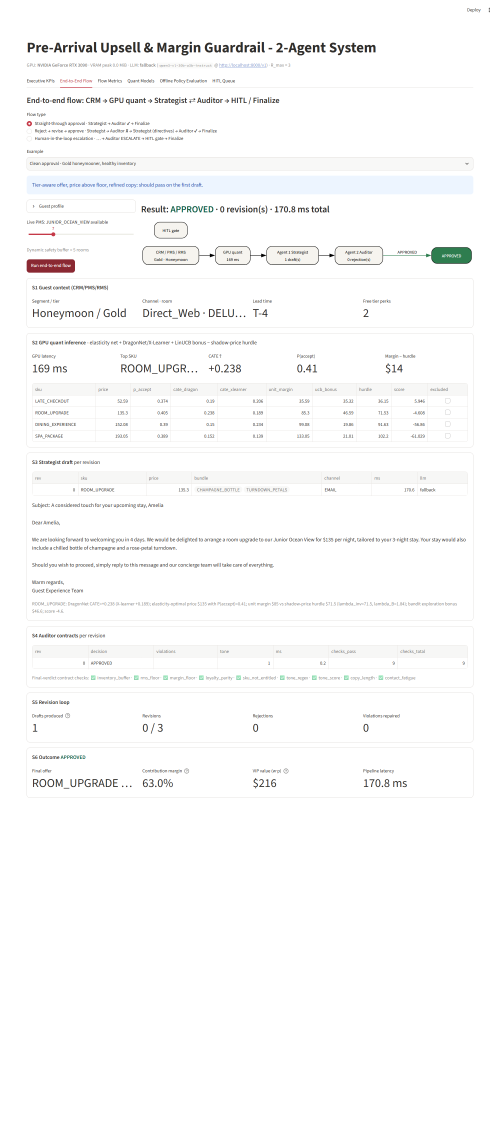
#> input picture agents/MultiAgent_flow_2Agents_Pre-Arrival-Upsell_and_Margin-Guardrail-System/outputs/screenshots/streamlit_flow_clean_approval.png, 1500 x 3400 px (shown at 1/3 size); its folder holds 6 pictures in this run
$ python prep_assets.py
#> lines starting #> are read from the running program, lines starting #| are printed output that depends on the picture
"""Prepare deck assets: per-example cross-model comparison JSON + cropped Streamlit screenshots (top / bottom halves)."""
import json, sys
from pathlib import Path
import numpy as np
from PIL import Image

ROOT = Path(__file__).resolve().parents[1]; sys.path.insert(0, str(ROOT))
OUT = ROOT / "presentation" / "assets"; SH = ROOT / "outputs" / "screenshots"

def crops():
    for ex in ["clean_approval", "corporate_late_checkout", "below_floor_price", "spammy_copy", "last_room_upgrade", "vip_duplicate_perk", "unresolvable_escalation"]:
        im = Image.open(SH / f"streamlit_flow_{ex}.png").convert("RGB"); a = np.asarray(im)
#> in crops, im is the input picture: PIL image 1500x3400 RGB; mean R, G, B 250.7, 250.7, 250.7
        nonwhite = np.where((a < 250).any(axis=(1, 2)))[0]; end = int(nonwhite.max()) + 20
#> after `nonwhite = np.where((a < 250).any(axis=(1, 2)))[0]`: nonwhite = 1939 values from 23 to 2392
#> after `end = int(nonwhite.max()) + 20`: end = 2412
        start = 470                                                      # below tabs/title, at the flow-type selector
        mid = (start + end) // 2; best = mid
#> after `mid = (start + end) // 2`: mid = 1441
#> after `best = mid`: best = 1441
        for d in range(0, 260):                                          # snap split to a fully white gap between panels
            for y in (mid + d, mid - d):
                if (a[y] >= 250).all(): best = y; break
            else: continue
            break
        im.crop((60, start, 1440, best)).save(OUT / f"{ex}_top.png"); im.crop((60, best, 1440, end)).save(OUT / f"{ex}_bot.png")
#> after `im.crop((60, start, 1440, best)).save(OUT / f'{ex}_top.png')`:
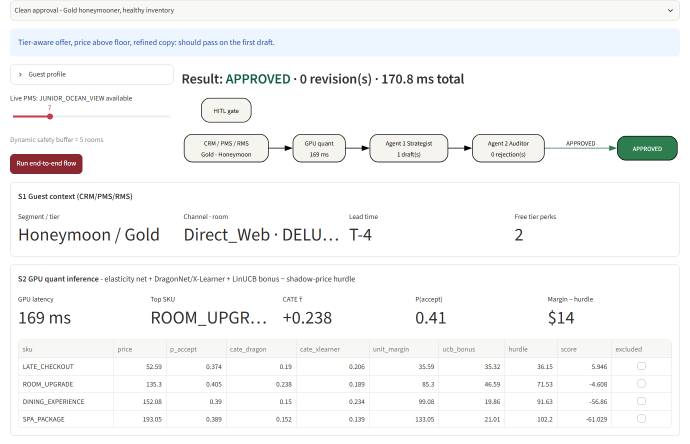
#> saved as clean_approval_top.png: PIL image 1380x887 RGB (shown at 1/2 size); mean R, G, B 246.2, 246.5, 246.7
#> after `im.crop((60, start, 1440, best)).save(OUT / f'{ex}_top.png')`:
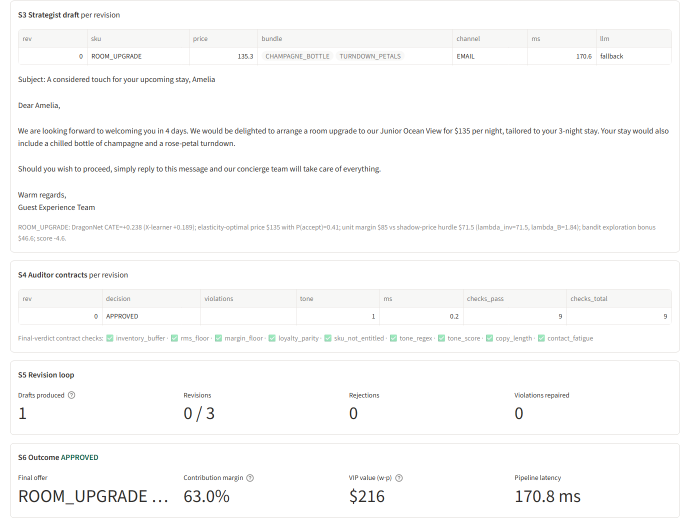
#> saved as clean_approval_bot.png: PIL image 1380x1055 RGB (shown at 1/2 size); mean R, G, B 250.6, 250.6, 250.4
        print(ex, start, best, end)
#| clean_approval 470 1357 2412
#> pass 2 of the loop in crops, `for ex in ["clean_approval", "corporate_late_checkout", "below_floor_p..`:
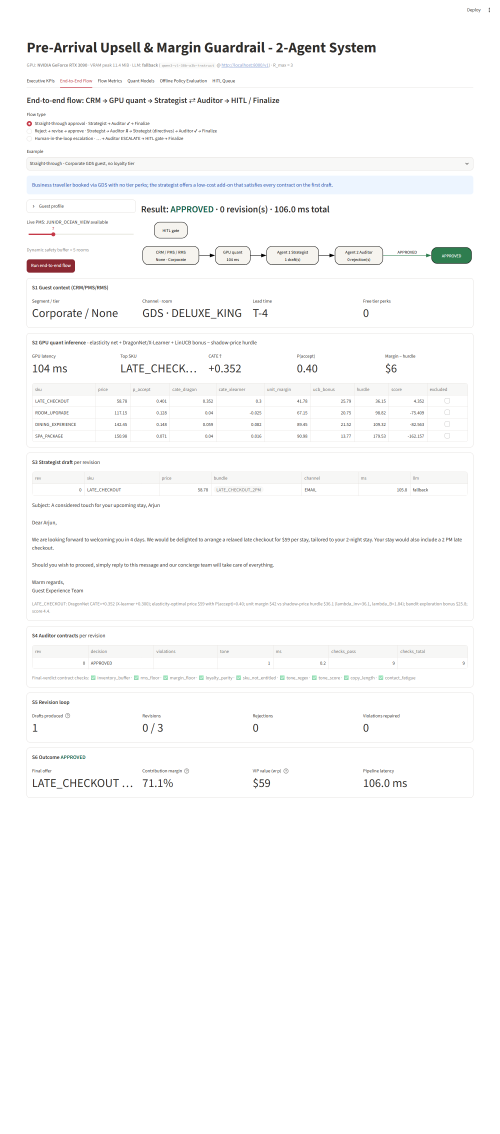
#> input picture agents/MultiAgent_flow_2Agents_Pre-Arrival-Upsell_and_Margin-Guardrail-System/outputs/screenshots/streamlit_flow_corporate_late_checkout.png, 1500 x 3400 px (shown at 1/3 size)
#> in crops, im is the input picture: PIL image 1500x3400 RGB; mean R, G, B 250.7, 250.8, 250.8
#> in crops, `im.crop((60, start, 1440, best)).save(OUT / f'{ex}_top.png')`:
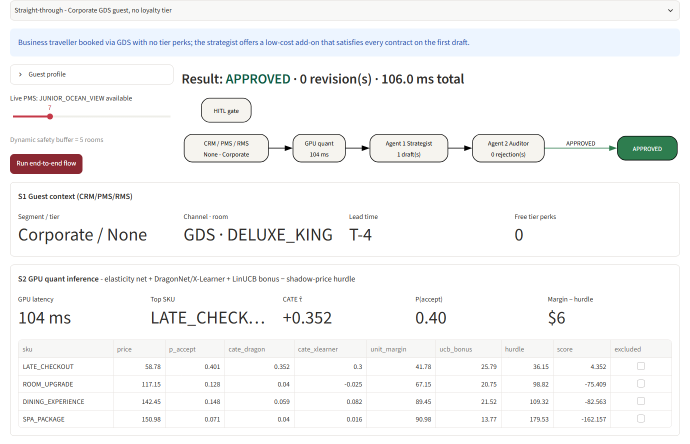
#> saved as corporate_late_checkout_top.png: PIL image 1380x887 RGB (shown at 1/2 size); mean R, G, B 246, 246.4, 246.7
#> in crops, `im.crop((60, start, 1440, best)).save(OUT / f'{ex}_top.png')`:
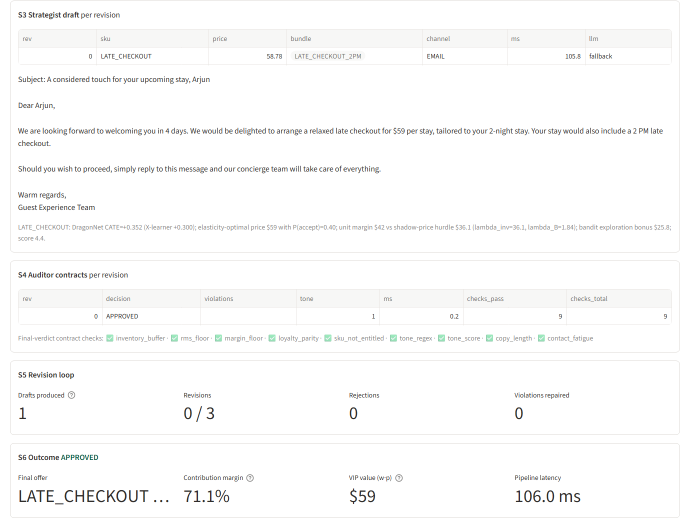
#> saved as corporate_late_checkout_bot.png: PIL image 1380x1055 RGB (shown at 1/2 size); mean R, G, B 250.8, 250.8, 250.6
#| corporate_late_checkout 470 1357 2412
#> pass 3 of the loop in crops, `for ex in ["clean_approval", "corporate_late_checkout", "below_floor_p..`:
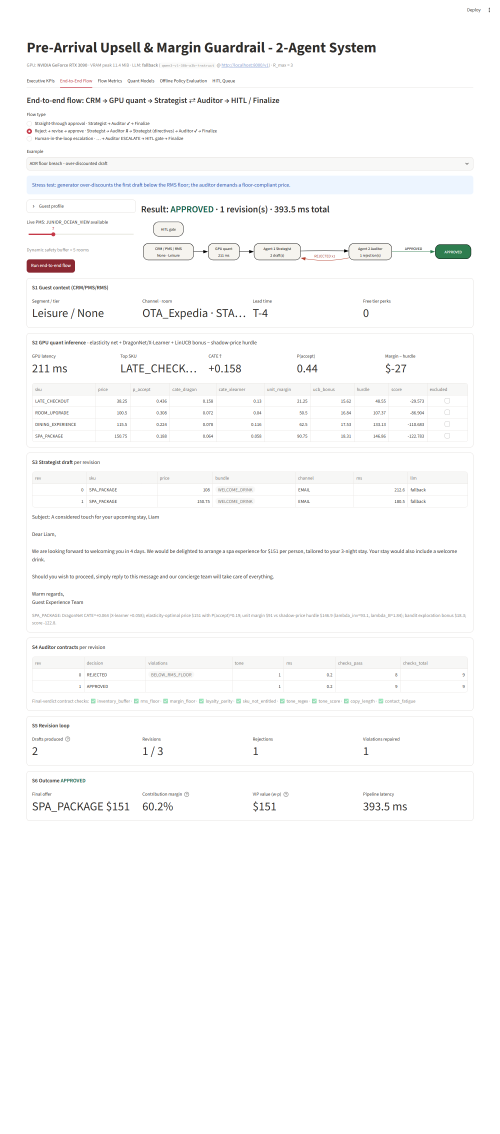
#> input picture agents/MultiAgent_flow_2Agents_Pre-Arrival-Upsell_and_Margin-Guardrail-System/outputs/screenshots/streamlit_flow_below_floor_price.png, 1500 x 3400 px (shown at 1/3 size)
#> in crops, im is the input picture: PIL image 1500x3400 RGB; mean R, G, B 250.8, 250.8, 250.8
#> nonwhite = 2013 values from 23 to 2462
#> end = 2482
#> mid = 1476
#> in crops, `im.crop((60, start, 1440, best)).save(OUT / f'{ex}_top.png')`:
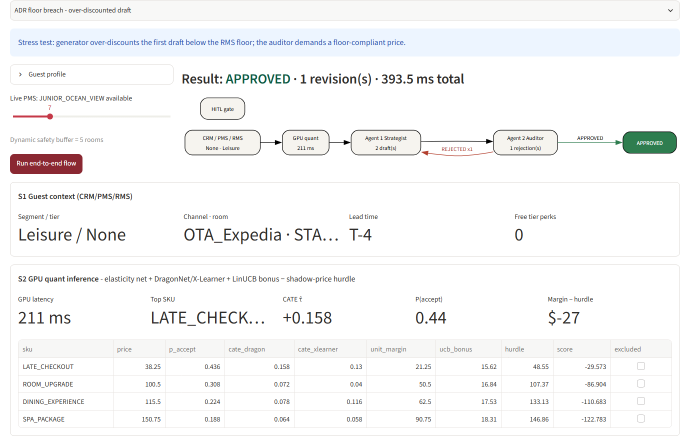
#> saved as below_floor_price_top.png: PIL image 1380x887 RGB (shown at 1/2 size); mean R, G, B 246.6, 246.8, 247.2
#> in crops, `im.crop((60, start, 1440, best)).save(OUT / f'{ex}_top.png')`:
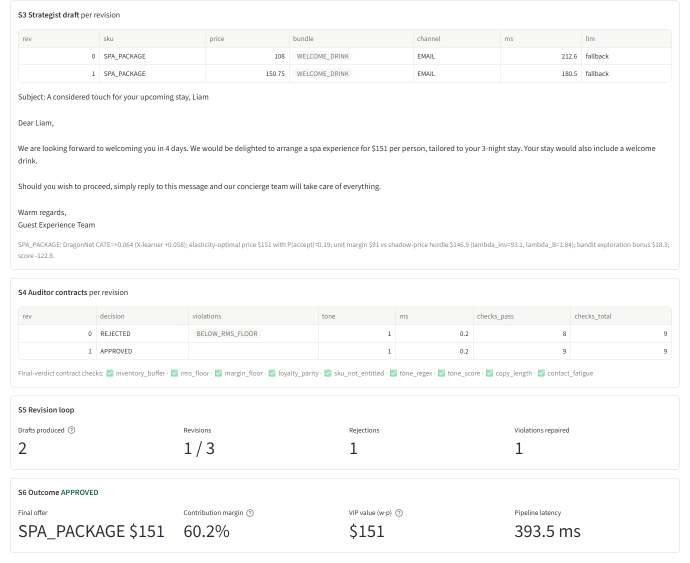
#> saved as below_floor_price_bot.png: PIL image 1380x1125 RGB (shown at 1/2 size); mean R, G, B 250.8, 250.8, 250.6
#| below_floor_price 470 1357 2482
#> the loop made 4 passes; the first 3 are shown

def compare():
    from agents.flows import run_scenario
    from agents.tools import SCENARIOS, get_engine
    from agents.graph import build_graph
    get_engine(); g = build_graph(); rows = {}
    for k in SCENARIOS:
        r = run_scenario(k, g); c0 = r["out"]["history"][0]["candidates"]; live = [c for c in c0 if not c["excluded"]]
        top = next((c for c in live if c["unit_margin"] > c["hurdle"]), live[0])
        rows[k] = {"top": top, "all": c0, "draft_sku": r["out"]["draft"]["sku"]}
    (OUT / "model_compare.json").write_text(json.dumps(rows, indent=1)); print("compare ok")

def extra():
    for src, dst, top in (("streamlit_flow_metrics.png", "flow_metrics_crop.png", 180), ("flask_audit_after_run.png", "flask_top.png", 0)):
        im = Image.open(SH / src).convert("RGB"); a = np.asarray(im)
        end = int(np.where((a < 250).any(axis=(1, 2)))[0].max()) + 20
        if src.startswith("flask"): end = min(end, 1250)
        im.crop((0, top, im.width, end)).save(OUT / dst)

#> (the run stopped early here; a loop or call above may not have finished)
